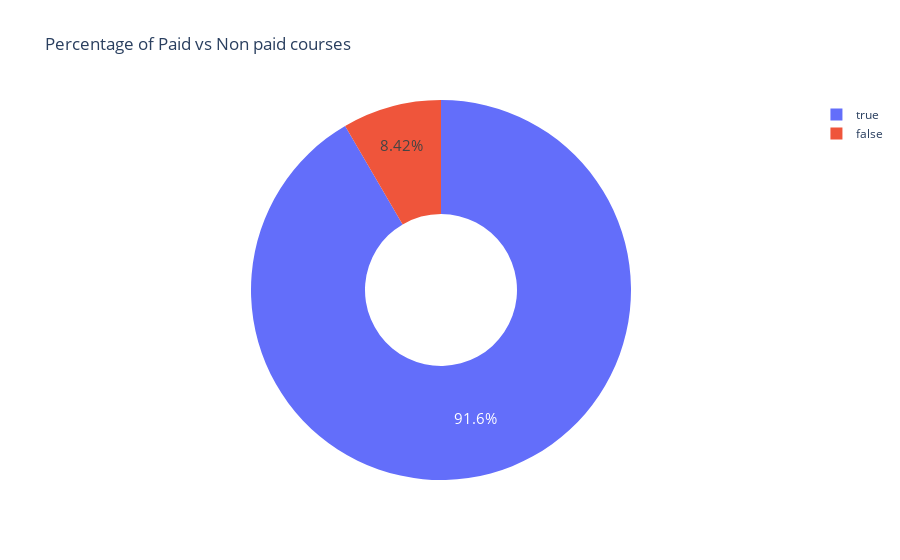

Notebook source saved alongside this figure:
### Code cell
# plot a graph to show the percentage of paid vs non paid courses

is_paid = df.is_paid.value_counts()
fig = px.pie(labels=is_paid.index, 
             values=is_paid.values,
             title="Percentage of Paid vs Non paid courses",
             names=is_paid.index,
             hole=0.4,)
 
fig.update_traces(textposition='inside', textfont_size= 15, textinfo='percent')
 
fig.show()

### Figure 1 — Plotly figure (JSON) as saved in the notebook; plotly's stock layout.template omitted (floating-point values rounded to 4 significant figures)
{"data": [{"domain": {"x": [0, 1], "y": [0, 1]}, "hole": 0.4, "hovertemplate": "label=%{label}<br>value=%{value}<extra></extra>", "labels": [true, false], "legendgroup": "", "name": "", "showlegend": true, "textfont": {"size": 15}, "textinfo": "percent", "textposition": "inside", "type": "pie", "values": [3372, 310]}], "layout": {"legend": {"tracegroupgap": 0}, "title": {"text": "Percentage of Paid vs Non paid courses"}}}
